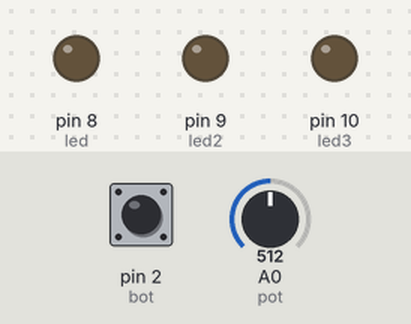
Recording of a sketch running on a simulated Arduino Uno, built with avr-gcc and run on an emulated ATmega328P. Parts: output pins drawn as LEDs (lit = HIGH). Inputs (shaded band) come from the test bench; at power-on: pin 2 (bot) HIGH, A0 (pot) = 512.

Above: at 1.2 s.
1.3 s: pin 2 (bot) pulled LOW for 0.15 s
At 2.6 s:
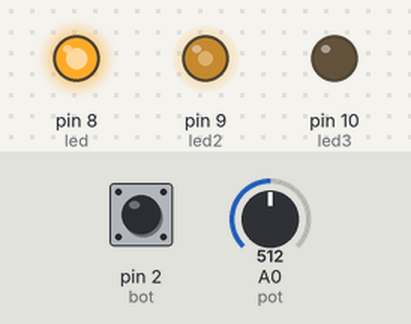
4.4 s: pin 2 (bot) pulled LOW for 1 s
At 5.1 s:
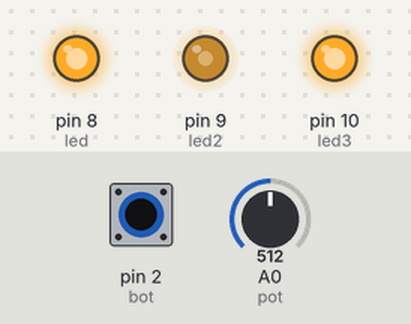
8.1 s: pin 2 (bot) pulled LOW for 3.2 s
At 10.6 s:
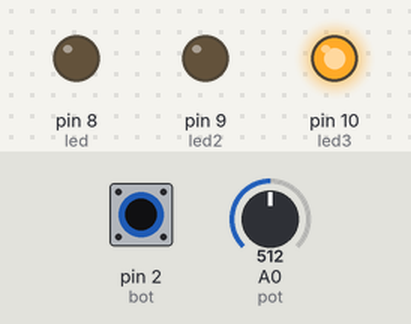
Timing chart, 0 to 13.8 s (numbered marks = the images above; inputs shaded):
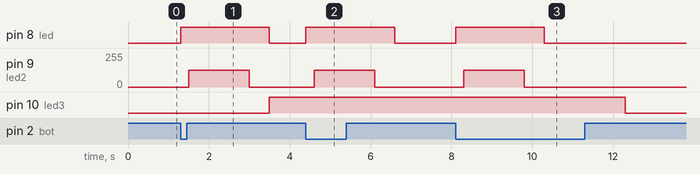

Measured:
- after the input at 1.3 s, pin 8 (led): LOW → HIGH at once, → LOW 2.2 s later; pin 9 (led2): 0/255 → 127/255 after 0.20 s, → 0/255 1.5 s later; pin 10 (led3): LOW → HIGH after 2.2 s
- after the input at 4.4 s, pin 8 (led): LOW → HIGH at once, → LOW 2.2 s later; pin 9 (led2): 0/255 → 127/255 after 0.20 s, → 0/255 1.5 s later; pin 10 (led3): stays HIGH (without the input it goes to LOW after 1.1 s)
- after the input at 8.1 s, pin 8 (led): LOW → HIGH at once, → LOW 2.2 s later; pin 9 (led2): 0/255 → 127/255 after 0.20 s, → 0/255 1.5 s later; pin 10 (led3): HIGH → LOW after 4.2 s instead of 0.50 s

The sketch:

atividade_23_maquina_de_solda_ponto_automatizada.ino
```cpp
int led = 8;
int led2 = 9;
int led3 = 10;

int bot = 2;
int estadobot = HIGH;

int pot = A0;

int tempoanterior = 0;
int etapa = 0;

void setup()
{
  pinMode(led, OUTPUT);
  pinMode(led2, OUTPUT);
  pinMode(led3, OUTPUT);
  pinMode(bot, INPUT_PULLUP);

}

void loop()
{
  unsigned long tempo = millis();
  int botao = digitalRead(bot);
  int valorPot = analogRead(pot);
  int luzled = map(valorPot, 0, 1023, 0, 255);

  if (botao == LOW && estadobot == HIGH){
    etapa = 1;
  }
  estadobot = botao;

  if (etapa == 1) {
    if (tempo - tempoanterior >= 800) {
      tempoanterior = tempo;
	     etapa = 2;
      digitalWrite(led, HIGH);

    }
  }
  if (etapa == 2) {
     if (tempo - tempoanterior >= 200){
        tempoanterior = tempo;

       analogWrite(led2, luzled);
       etapa = 3;
   }
}
    if (etapa == 3) {
	 if (tempo - tempoanterior >= 1500){
       analogWrite(led2, LOW);
       tempoanterior = tempo;
       etapa = 4;
     }
    }
       if (etapa == 4) {
     if (tempo - tempoanterior >= 500){
        analogWrite(led, LOW);
       tempoanterior = tempo;
       etapa = 5;
     }
       }
  		if (etapa == 5) {
         digitalWrite(led3, HIGH);
         etapa = 6;
        }

	  if(etapa == 6){
      if (tempo - tempoanterior >= 2000){
       digitalWrite(led3, LOW);
      }
      }
}
```
